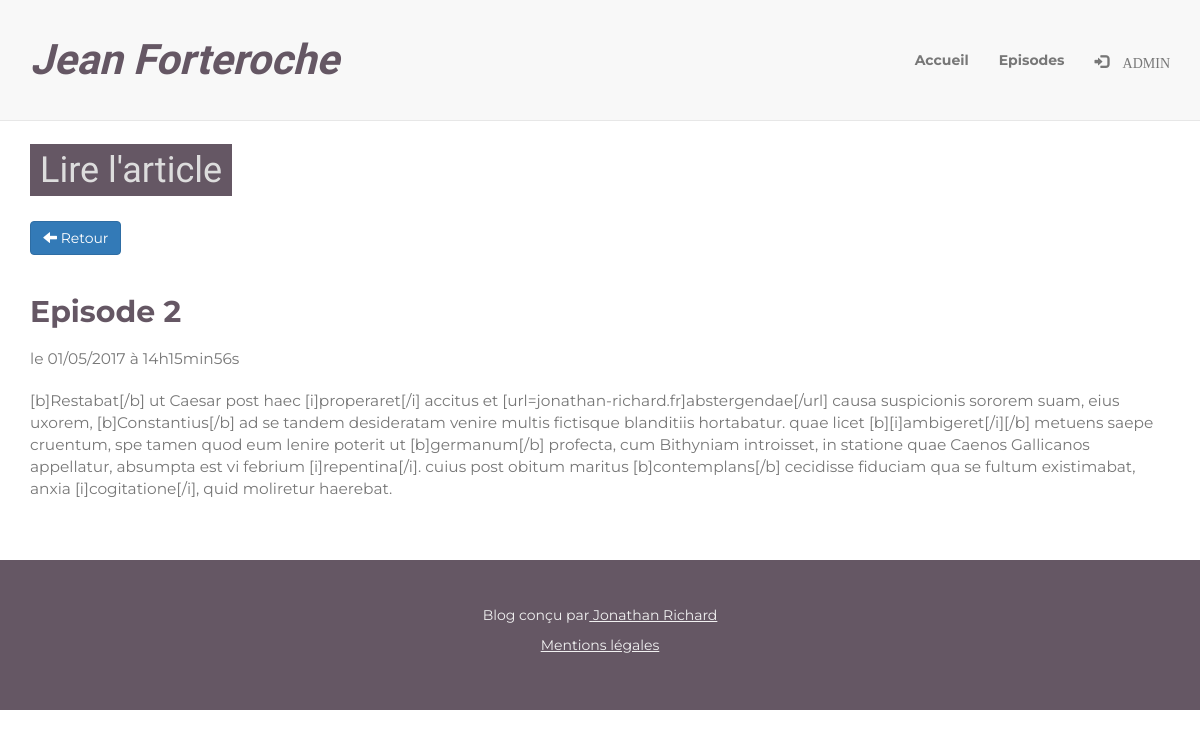
Page /blog/lire&id=2 (signed in) on the committed database.
### tables this page shows
CREATE TABLE `articles` (
  `id` int(11) NOT NULL,
  `title` varchar(100) NOT NULL,
  `content` text NOT NULL,
  `date` datetime NOT NULL
);

### blog/index.php (called while the page is built, shortened)
<?php
require_once('controllers/router.php');

### blog/models/ModelArticle.php (called while the page is built, shortened)
<?php
class ModelArticle
{
    private $_bdd;
    public function bbcode_to_html($bbtext)
    {
      $bbtags = array(
        '[heading1]' => '<h1>','[/heading1]' => '</h1>',
        '[heading2]' => '<h2>','[/heading2]' => '</h2>',
        '[heading3]' => '<h3>','[/heading3]' => '</h3>',
        '[h1]' => '<h1>','[/h1]' => '</h1>',
        '[h2]' => '<h2>','[/h2]' => '</h2>',
        '[h3]' => '<h3>','[/h3]' => '</h3>',
        '[paragraph]' => '<p>','[/paragraph]' => '</p>',
        '[para]' => '<p>','[/para]' => '</p>',
        '[p]' => '<p>','[/p]' => '</p>',
        '[left]' => '<p style="text-align:left;">','[/left]' => '</p>',
        '[right]' => '<p style="text-align:right;">','[/right]' => '</p>',
        '[center]' => '<p style="text-align:center;">','[/center]' => '</p>',
        '[justify]' => '<p style="text-align:justify;">','[/justify]' => '</p>',
        '[bold]' => '<span style="font-weight:bold;">','[/bold]' => '</span>',
        '[italic]' => '<span style="font-style:italic;">','[/italic]' => '</span>',
        '[underline]' => '<span style="text-decoration:underline;">','[/underline]' => '</span>',
        '[b]' => '<span style="font-weight:bold;">','[/b]' => '</span>',
        '[i]' => '<span style="font-style:italic;">','[/i]' => '</span>',
        '[u]' => '<span style="text-decoration:underline;">','[/u]' => '</span>',
        '[break]' => '<br>',
        '[br]' => '<br>',
        '[newline]' => '<br>',
        '[nl]' => '<br>',
        '[unordered_list]' => '<ul>','[/unordered_list]' => '</ul>',
        '[list]' => '<ul>','[/list]' => '</ul>',
        '[ul]' => '<ul>','[/ul]' => '</ul>',
        '[ordered_list]' => '<ol>','[/ordered_list]' => '</ol>',
        '[ol]' => '<ol>','[/ol]' => '</ol>',
        '[list_item]' => '<li>','[/list_item]' => '</li>',
        '[li]' => '<li>','[/li]' => '</li>',
        '[*]' => '<li>','[/*]' => '</li>',
        '[code]' => '<code>','[/code]' => '</code>',
        '[preformatted]' => '<pre>','[/preformatted]' => '</pre>',
        '[pre]' => '<pre>','[/pre]' => '</pre>',
      );
      $bbtext = str_ireplace(array_keys($bbtags), array_values($bbtags), $bbtext);
      $bbextended = array(
        "/\[url](.*?)\[\/url]/i" => "<a href=\"http://$1\" title=\"$1\">$1</a>",
        "/\[url=(.*?)\](.*?)\[\/url\]/i" => "<a href=\"http://$1\" title=\"$1\">$2</a>",
        "/\[email=(.*?)\](.*?)\[\/email\]/i" => "<a href=\"mailto:$1\">$2</a>",
        "/\[mail=(.*?)\](.*?)\[\/mail\]/i" => "<a href=\"mailto:$1\">$2</a>",
        "/\[img\]([^[]*)\[\/img\]/i" => "<img src=\"$1\" alt=\" \" />",
        "/\[image\]([^[]*)\[\/image\]/i" => "<img src=\"$1\" alt=\" \" />",
        "/\[image_left\]([^[]*)\[\/image_left\]/i" => "<img src=\"$1\" alt=\" \" class=\"img_left\" />",
        "/\[image_right\]([^[]*)\[\/image_right\]/i" => "<img src=\"$1\" alt=\" \" class=\"img_right\" />",
      );
      return $bbtext;
    }
    public function getArticle($id)
    {
        $req = $this->_bdd->prepare('SELECT id, title, content, DATE_FORMAT(date, \'%d/%m/%Y à %Hh%imin%ss\') AS articleDate FROM articles WHERE id = ?');
        $req->execute(array($id));
        if($req->rowCount() == 1)
        {
            $data = $req->fetch(PDO::FETCH_ASSOC);
            return new Article($data);
        }
        else
            throw new Exception("Aucun épisode ne correspond à l'identifiant '$id'");
    }
    public function setBdd(PDO $bdd)
    {
        $this->_bdd = $bdd;
    }
}

### blog/models/Article.php (called while the page is built, shortened)
<?php
class Article
{
    private $_title;
    private $_content;
    private $_articleDate;
    public function hydrate(array $data)
    {
        foreach($data as $key => $value)
        {
            $method = 'set'.ucfirst($key);
        }
    }
    public function title()
    {
        return $this->_title;
    }
    public function content()
    {
        return $this->_content;
    }
    public function articleDate()
    {
        return $this->_articleDate;
    }
    public function setId($id)
    {
        $id = (int) $id;
    }
    public function setTitle($title)
    {
        if(is_string($title))
            $this->_title = $title;
    }
    public function setContent($content)
    {
        if(is_string($content))
            $this->_content = $content;
    }
    public function setArticleDate($articleDate)
    {
        $this->_articleDate = $articleDate;
    }
}

### blog/views/viewLire.php (the view)
<?php require_once('views/header.php'); ?>
        </header>
        <article id="lire-article" class="container">
            <h1><span>Lire l'article</span></h1>
            <br />
            <a href="admin" class="btn btn-primary"><span class="glyphicon glyphicon-arrow-left"></span> Retour</a>
            <br /><br />
            <h2><?= ucfirst($article->title()) ?></h2>
            <time>le <?= $article->articleDate() ?></time>
            <p><?= $modelArticle->bbcode_to_html($article->content()) ?></p>
        </article>
<?php require_once('views/footer.php'); ?>

### blog/content/style.css (style rules this page uses)
body { font-family: 'Montserrat', sans-serif; color: #777; }
h1, h2 { color: #655764; }
h2, h3 { font-weight: bold; }
span { font-family: 'Parisienne', cursive; }
time { display: inline-block; margin-bottom: 20px; }
a:link, a:hover, a:visited { text-decoration: none; }
section h1 span, article h1 span { background-color: #655764; color: #ddd; padding: 5px 10px; }
#mentions, #admin, #ajouter, #modifier, #lire-article, #commentaires-signales, #password { margin-top: 130px; }
#lire-article h2, #commentaires-signales h2 { margin-bottom: 20px; }
#lire-article p, #lire-article time { font-size: 1.1em; }

### rows in the picture
articles: title "Episode 2", content "[b]Restabat[/b] ut Caesar post haec [i]properaret[/i] accitus et [url=jonathan-richard.fr]abstergendae[/url] causa suspicionis sororem suam, eius uxorem, [b]Constantius[/b] ad se tandem desideratam venire multis fictisque blanditiis hortabatur. quae licet [b][i]ambigeret[/i][/b] metuens saepe cruentum, spe tamen quod eum lenire poterit ut [b]germanum[/b] profecta, cum Bithyniam introisset, in statione quae Caenos Gallicanos appellatur, absumpta est vi febrium [i]repentina[/i]. cuius post obitum maritus [b]contemplans[/b] cecidisse fiduciam qua se fultum existimabat, anxia [i]cogitatione[/i], quid moliretur haerebat."

### other values in the picture
$article->articleDate() "01/05/2017 à 14h15min56s"
